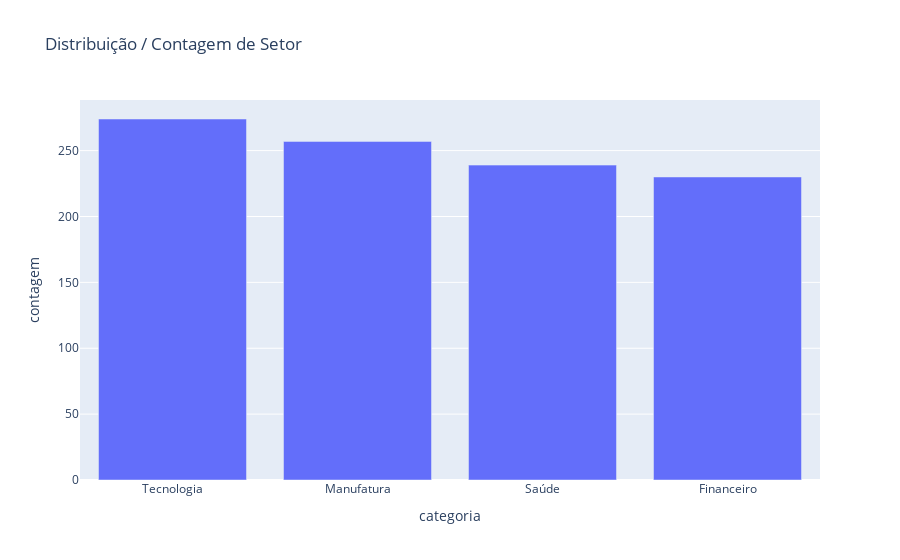
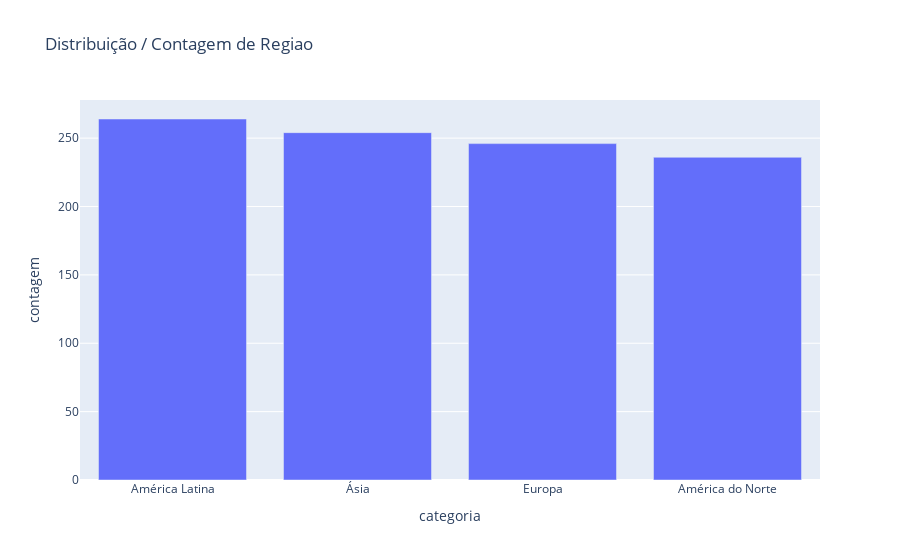
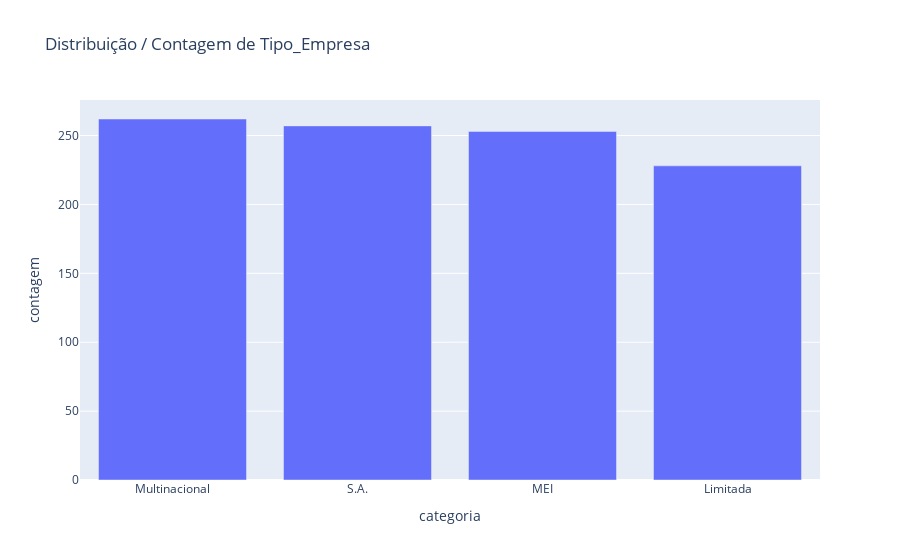
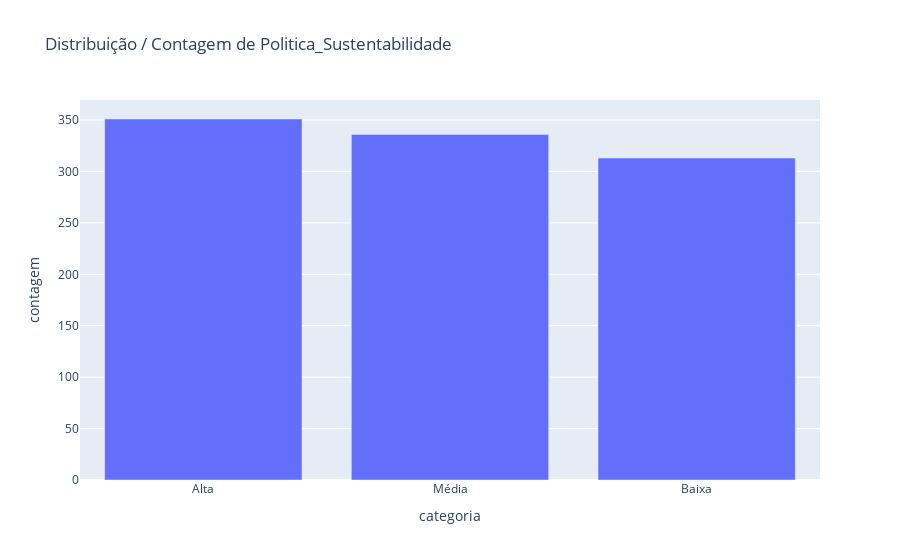

These figures' notebook cell, in order:
### Code cell
# Visualizar a distribuição das features numéricas
for col in features_categoricas:
    df_count = df_empresas[col].value_counts().reset_index()
    df_count.columns = ['categoria', 'contagem']

    fig = px.bar(
        df_count, 
        x='categoria', 
        y='contagem',
        title=f'Distribuição / Contagem de {col}'
    )
    fig.show()

### Figure 1 — Plotly figure (JSON) as saved in the notebook; plotly's stock layout.template omitted (floating-point values rounded to 4 significant figures)
{"data": [{"hovertemplate": "categoria=%{x}<br>contagem=%{y}<extra></extra>", "legendgroup": "", "marker": {"color": "#636efa", "pattern": {"shape": ""}}, "name": "", "orientation": "v", "showlegend": false, "textposition": "auto", "type": "bar", "x": ["Tecnologia", "Manufatura", "Saúde", "Financeiro"], "xaxis": "x", "y": [274, 257, 239, 230], "yaxis": "y"}], "layout": {"barmode": "relative", "legend": {"tracegroupgap": 0}, "title": {"text": "Distribuição / Contagem de Setor"}, "xaxis": {"anchor": "y", "domain": [0, 1], "title": {"text": "categoria"}}, "yaxis": {"anchor": "x", "domain": [0, 1], "title": {"text": "contagem"}}}}

### Figure 2 — Plotly figure (JSON) as saved in the notebook; plotly's stock layout.template omitted (floating-point values rounded to 4 significant figures)
{"data": [{"hovertemplate": "categoria=%{x}<br>contagem=%{y}<extra></extra>", "legendgroup": "", "marker": {"color": "#636efa", "pattern": {"shape": ""}}, "name": "", "orientation": "v", "showlegend": false, "textposition": "auto", "type": "bar", "x": ["América Latina", "Ásia", "Europa", "América do Norte"], "xaxis": "x", "y": [264, 254, 246, 236], "yaxis": "y"}], "layout": {"barmode": "relative", "legend": {"tracegroupgap": 0}, "title": {"text": "Distribuição / Contagem de Regiao"}, "xaxis": {"anchor": "y", "domain": [0, 1], "title": {"text": "categoria"}}, "yaxis": {"anchor": "x", "domain": [0, 1], "title": {"text": "contagem"}}}}

### Figure 3 — Plotly figure (JSON) as saved in the notebook; plotly's stock layout.template omitted (floating-point values rounded to 4 significant figures)
{"data": [{"hovertemplate": "categoria=%{x}<br>contagem=%{y}<extra></extra>", "legendgroup": "", "marker": {"color": "#636efa", "pattern": {"shape": ""}}, "name": "", "orientation": "v", "showlegend": false, "textposition": "auto", "type": "bar", "x": ["Multinacional", "S.A.", "MEI", "Limitada"], "xaxis": "x", "y": [262, 257, 253, 228], "yaxis": "y"}], "layout": {"barmode": "relative", "legend": {"tracegroupgap": 0}, "title": {"text": "Distribuição / Contagem de Tipo_Empresa"}, "xaxis": {"anchor": "y", "domain": [0, 1], "title": {"text": "categoria"}}, "yaxis": {"anchor": "x", "domain": [0, 1], "title": {"text": "contagem"}}}}

### Figure 4 — Plotly figure (JSON) as saved in the notebook; plotly's stock layout.template omitted (floating-point values rounded to 4 significant figures)
{"data": [{"hovertemplate": "categoria=%{x}<br>contagem=%{y}<extra></extra>", "legendgroup": "", "marker": {"color": "#636efa", "pattern": {"shape": ""}}, "name": "", "orientation": "v", "showlegend": false, "textposition": "auto", "type": "bar", "x": ["Alta", "Média", "Baixa"], "xaxis": "x", "y": [351, 336, 313], "yaxis": "y"}], "layout": {"barmode": "relative", "legend": {"tracegroupgap": 0}, "title": {"text": "Distribuição / Contagem de Politica_Sustentabilidade"}, "xaxis": {"anchor": "y", "domain": [0, 1], "title": {"text": "categoria"}}, "yaxis": {"anchor": "x", "domain": [0, 1], "title": {"text": "contagem"}}}}
